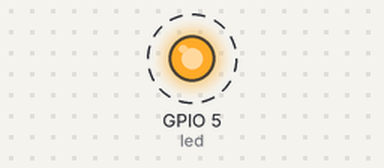
Simulated run of this sketch. Board: ESP8266 (NodeMCU). Parts: output pins drawn as LEDs (lit = HIGH). Dashed ring = blinking. WiFi joins after 1.5 s; servers stay silent unless stated; what the sketch prints to the serial monitor is not drawn.

Above: at 1.8 s.
Timing chart, 0 to 4.5 s (numbered marks = the images above):
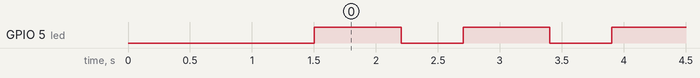

The sketch:

netTime.ino
```cpp
#include <ESP8266WiFi.h>
#include <ESP8266HTTPClient.h>
#include <ArduinoJson.h>
#include <WiFiClient.h>
#include <TimeLib.h>//时间
#include <WiFiUdp.h>
const char *wifiName="CMCC-test";
const char* wifiPwd="internet123456";


int led=5;
bool led_status;
void setup()
{
  Serial.begin(9600);
  pinMode(led,OUTPUT);
  WiFi.mode(WIFI_STA);
  WiFi.begin(wifiName,wifiPwd);   //开始连接
  while(WiFi.status()!=WL_CONNECTED)
  {
  Serial.println("trying......");
    delay(500);
   }
}


void testWIFI()
{
   if(WiFi.status()!=WL_CONNECTED)
  {
      WiFi.disconnect();
      WiFi.begin(wifiName,wifiPwd);   //开始连接
      while(WiFi.status()!=WL_CONNECTED)
       {
           Serial.println("trying......");
           delay(500);
        }
  }
  else if(WiFi.status()==WL_CONNECTED)
  {
       //Serial.print("WIFI_CONNECTED");
       //Serial.print("-->IP address");
      // Serial.println(WiFi.localIP());
       digitalWrite(led,1);
       Serial.println("@"+getTime());
       delay(500);
       digitalWrite(led,0);
       delay(500);
  }

}

String getTime()
{
  String now_time;
  if(WiFi.status()==WL_CONNECTED)
  {
    HTTPClient http;
    http.begin("http://quan.suning.com/getSysTime.do");
    int httpCode=http.GET();
    if(httpCode>0)
    {
        const size_t cap=JSON_OBJECT_SIZE(2)+60;
        DynamicJsonBuffer jsonBuffer(cap);
        JsonObject&root=jsonBuffer.parseObject(http.getString());
        const char* systime=root["sysTime1"];
       now_time=systime;
        //Serial.println(systime);
      }
    }
  return now_time;
}

void loop()
{
 testWIFI();
}
```

Measured:
- by itself, GPIO 5 (led): alternates HIGH for 0.70 s and LOW for 0.50 s
